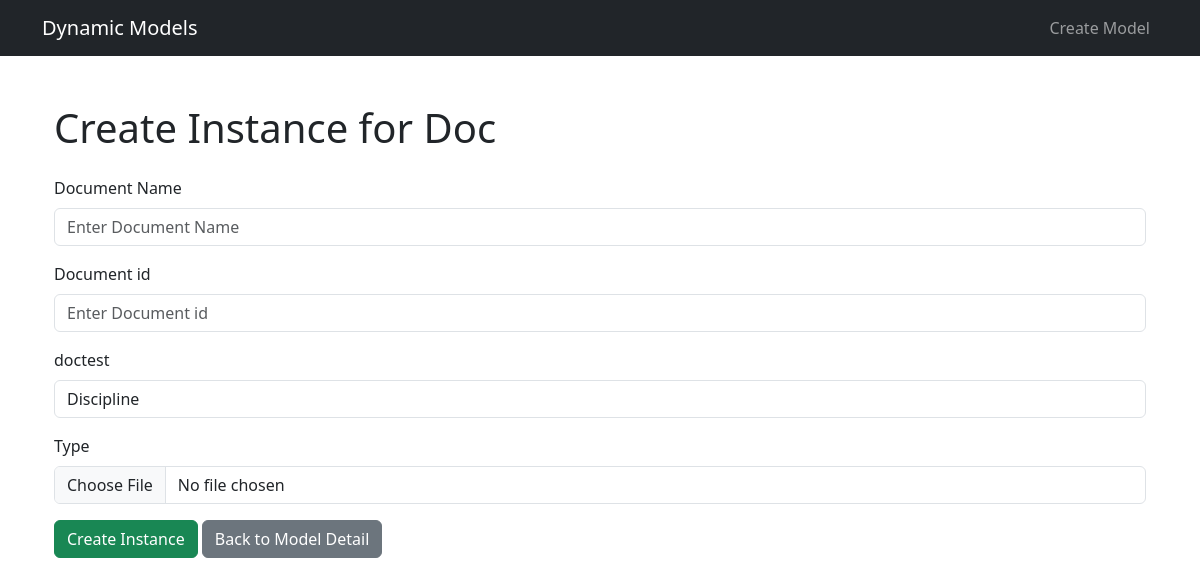
The page /models/1/instances/create/ (signed in) on the database its author committed.
### dynamic_app/models.py (models this page shows, shortened)
class DynamicModel(models.Model):
    name = models.CharField(max_length=100, unique=True)
    created_by = models.ForeignKey(User, on_delete=models.CASCADE)
    created_at = models.DateTimeField(auto_now_add=True)
    updated_at = models.DateTimeField(auto_now=True)

class DynamicField(models.Model):
    FIELD_TYPES = [
        ('char', 'Character'),
        ('text', 'Text'),
        ('int', 'Integer'),
        ('decimal', 'Decimal'),
        ('bool', 'Boolean'),
        ('date', 'Date'),
        ('datetime', 'DateTime'),
        ('file', 'File'),
        ('choice', 'Choice'),
    ]
    dynamic_model = models.ForeignKey(DynamicModel, on_delete=models.CASCADE, related_name='fields')
    name = models.CharField(max_length=100)
    display_name = models.CharField(max_length=100)
    field_type = models.CharField(max_length=20, choices=FIELD_TYPES)
    is_required = models.BooleanField(default=False)
    is_unique = models.BooleanField(default=True)
    is_readonly = models.BooleanField(default=False)
    display_order = models.IntegerField(default=0)
    created_by = models.ForeignKey(User, on_delete=models.CASCADE)
    created_at = models.DateTimeField(auto_now_add=True)
    updated_at = models.DateTimeField(auto_now=True)
    class Meta:
        ordering = ['display_order']
        unique_together = ['dynamic_model', 'name']

### dynamic_app/views.py (the view, shortened to what this page needs)
# urls.py: path('models/<int:model_pk>/instances/create/', views.instance_create, name='instance_create'),
@login_required
def instance_create(request, model_pk):
    model = get_object_or_404(DynamicModel, pk=model_pk, created_by=request.user)
    fields = model.fields.all()
    return render(request, 'dynamic_models/instance_form.html', {
        'model': model,
        'fields': fields
    })

### dynamic_app/templates/dynamic_models/instance_form.html (shortened to what this page needs)
{% extends 'base_generic.html' %}
{% block content %}
  <div class="container mt-5">
    <h1 class="mb-4">Create Instance for {{ model.name }}</h1>
    <form method="post" enctype="multipart/form-data" class="needs-validation" novalidate>
      {% for field in fields %}
        <div class="form-group mb-3">
          <label for="{{ field.name }}" class="form-label">{{ field.display_name }}</label>
          {% if field.field_type == 'bool' %}
            <div class="form-check">
              <input type="checkbox" name="{{ field.name }}" id="{{ field.name }}" class="form-check-input"
                     {% if field.default_value == 'true' %}checked{% endif %}>
              <label for="{{ field.name }}" class="form-check-label">{{ field.display_name }}</label>
            </div>
          {% elif field.field_type == 'char' %}
            <input type="text" name="{{ field.name }}" id="{{ field.name }}" class="form-control"
                   placeholder="Enter {{ field.display_name }}">
          {% elif field.field_type == 'text' %}
            <textarea name="{{ field.name }}" id="{{ field.name }}" class="form-control" rows="4"
                      placeholder="Enter {{ field.display_name }}"></textarea>
          {% elif field.field_type == 'int' %}
            <input type="number" name="{{ field.name }}" id="{{ field.name }}" class="form-control"
                   placeholder="Enter {{ field.display_name }}">
          {% elif field.field_type == 'decimal' %}
            <input type="number" step="any" name="{{ field.name }}" id="{{ field.name }}" class="form-control"
                   placeholder="Enter {{ field.display_name }}">
          {% elif field.field_type == 'date' %}
            <input type="date" name="{{ field.name }}" id="{{ field.name }}" class="form-control">
          {% elif field.field_type == 'datetime' %}
            <input type="datetime-local" name="{{ field.name }}" id="{{ field.name }}" class="form-control">
          {% elif field.field_type == 'file' %}
            <input type="file" name="{{ field.name }}" id="{{ field.name }}" class="form-control">
          {% elif field.field_type == 'choice' %}
            <select name="{{ field.name }}" id="{{ field.name }}" class="form-control">
              {% for choice in field.choices.all %}
                <option value="{{ choice.value }}">{{ choice.display_name }}</option>
              {% endfor %}
            </select>
          {% elif field.field_type == 'fk' %}
            <select name="{{ field.name }}" id="{{ field.name }}" class="form-control">
              {% for option in field.related_model.all %}
                <option value="{{ option.pk }}">{{ option }}</option>
              {% endfor %}
            </select>
          {% elif field.field_type == 'm2m' %}
            <select name="{{ field.name }}" id="{{ field.name }}" class="form-control" multiple>
              {% for option in field.related_model.all %}
                <option value="{{ option.pk }}">{{ option }}</option>
              {% endfor %}
            </select>
          {% endif %}
        </div>
      {% endfor %}
      <button type="submit" class="btn btn-success">Create Instance</button>
      <a href="{% url 'model_detail' model.pk %}" class="btn btn-secondary">Back to Model Detail</a>
    </form>
  </div>
{% endblock %}

### rows shown on the page
DynamicModel: name "Doc"
DynamicField: display_name "Document Name", display_name "Enter Document Name"
DynamicField: display_name "Document id", display_name "Enter Document id"
DynamicField: display_name "doctest"
DynamicField: display_name "Type"

### other values the page prints
form field value "Discipline"
